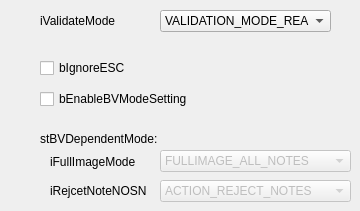
    <widget class="QWidget" name="CashCountRetract">
     <widget class="QComboBox" name="comboBox_CashCountRetract_iValidateMode">
      <property name="geometry">
       <rect>
        <x>160</x>
        <y>10</y>
        <width>171</width>
        <height>22</height>
       </rect>
      </property>
      <item>
       <property name="text">
        <string>VALIDATION_MODE_REAL</string>
       </property>
      </item>
      <item>
       <property name="text">
        <string>VALIDATION_MODE_TEST</string>
       </property>
      </item>
     </widget>
     <widget class="QCheckBox" name="checkBox_CashCountRetract_bEnableBVModeSetting">
      <property name="geometry">
       <rect>
        <x>40</x>
        <y>91</y>
        <width>151</width>
        <height>16</height>
       </rect>
      </property>
      <property name="text">
       <string>bEnableBVModeSetting</string>
      </property>
     </widget>
     <widget class="QLabel" name="label_26">
      <property name="geometry">
       <rect>
        <x>40</x>
        <y>13</y>
        <width>91</width>
        <height>16</height>
       </rect>
      </property>
      <property name="text">
       <string>iValidateMode</string>
      </property>
     </widget>
     <widget class="QLabel" name="label_32">
      <property name="geometry">
       <rect>
        <x>40</x>
        <y>131</y>
        <width>121</width>
        <height>16</height>
       </rect>
      </property>
      <property name="text">
       <string>stBVDependentMode:</string>
      </property>
     </widget>
     <widget class="QLabel" name="label_30">
      <property name="geometry">
       <rect>
        <x>50</x>
        <y>181</y>
        <width>101</width>
        <height>20</height>
       </rect>
      </property>
      <property name="text">
       <string>iRejcetNoteNOSN</string>
      </property>
     </widget>
     <widget class="QComboBox" name="comboBox_CashCountRetract_iRejcetNoteNOSN">
      <property name="enabled">
       <bool>false</bool>
      </property>
      <property name="geometry">
       <rect>
        <x>160</x>
        <y>180</y>
        <width>191</width>
        <height>22</height>
       </rect>
      </property>
      <item>
       <property name="text">
        <string>ACTION_REJECT_NOTES</string>
       </property>
      </item>
      <item>
       <property name="text">
        <string>ACTION_NO_REJECT_NOTES</string>
       </property>
      </item>
     </widget>
     <widget class="QComboBox" name="comboBox_CashCountRetract_iFullImageMode">
      <property name="enabled">
       <bool>false</bool>
      </property>
      <property name="geometry">
       <rect>
        <x>160</x>
        <y>150</y>
        <width>191</width>
        <height>22</height>
       </rect>
      </property>
      <item>
       <property name="text">
        <string>FULLIMAGE_ALL_NOTES</string>
       </property>
      </item>
      <item>
       <property name="text">
        <string>FULLIMAGE_REJECTE_NOTES</string>
       </property>
      </item>
      <item>
       <property name="text">
        <string>FULLIMAGE_NO_RECORDS</string>
       </property>
      </item>
     </widget>
     <widget class="QLabel" name="label_31">
      <property name="geometry">
       <rect>
        <x>50</x>
        <y>154</y>
        <width>101</width>
        <height>16</height>
       </rect>
      </property>
      <property name="text">
       <string>iFullImageMode</string>
      </property>
     </widget>
     <widget class="QCheckBox" name="checkBox_CashCountRetract_bIgnoreESC">
      <property name="geometry">
       <rect>
        <x>40</x>
        <y>60</y>
        <width>91</width>
        <height>16</height>
       </rect>
      </property>
      <property name="text">
       <string>bIgnoreESC</string>
      </property>
     </widget>
    </widget>
